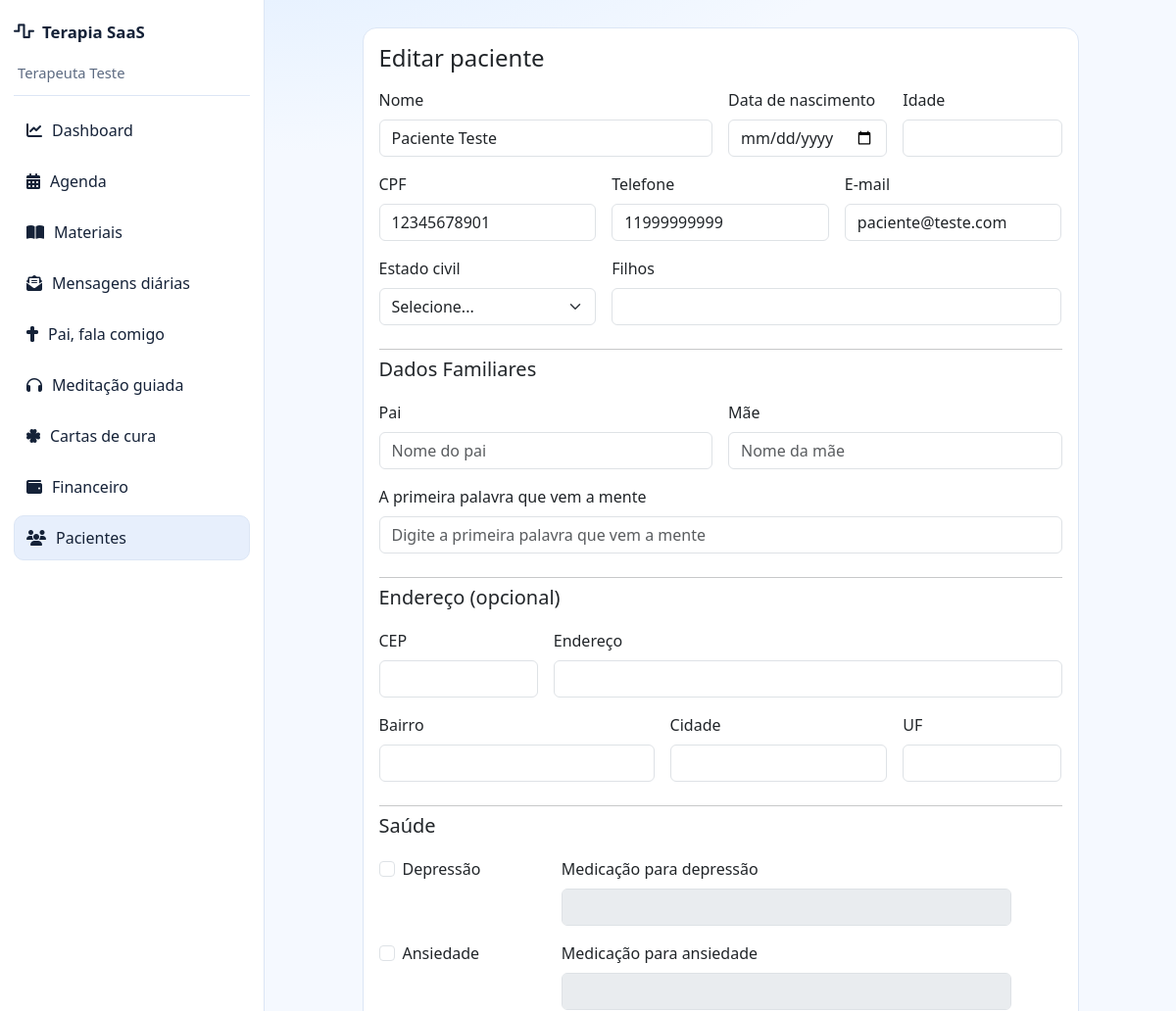
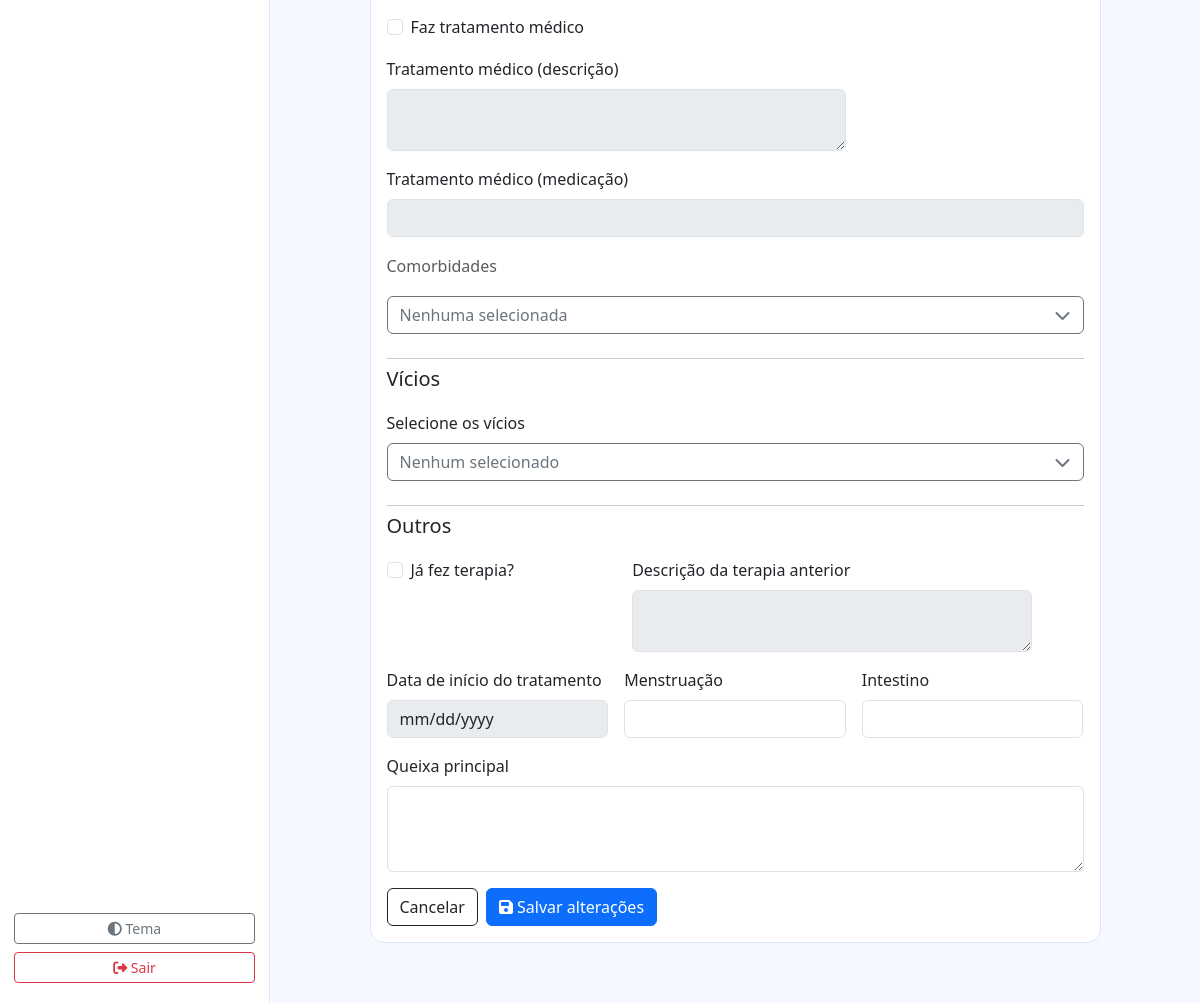
/dashboard.php?action=patients-edit&id=1 (signed in), run on the app's committed database (2 pictures, top to bottom).
### tables this page shows
CREATE TABLE IF NOT EXISTS patients (
  id INT AUTO_INCREMENT PRIMARY KEY,
  therapist_id INT NOT NULL,
  name VARCHAR(150) NOT NULL,
  cpf VARCHAR(14) NOT NULL,
  birth_date DATE NULL,
  phone VARCHAR(20) NOT NULL,
  email VARCHAR(150) NULL,
  marital_status VARCHAR(50) NULL,
  children VARCHAR(255) NULL,
  cep VARCHAR(9) NULL,
  address VARCHAR(255) NULL,
  neighborhood VARCHAR(100) NULL,
  city VARCHAR(100) NULL,
  state CHAR(2) NULL,
  depression TINYINT(1) DEFAULT 0,
  anxiety TINYINT(1) DEFAULT 0,
  medical_treatment TEXT NULL,
  alcoholism TINYINT(1) DEFAULT 0,
  drugs TINYINT(1) DEFAULT 0,
  convulsions TINYINT(1) DEFAULT 0,
  smoker TINYINT(1) DEFAULT 0,
  hepatitis TINYINT(1) DEFAULT 0,
  hypertension TINYINT(1) DEFAULT 0,
  diabetes TINYINT(1) DEFAULT 0,
  addictions_json JSON NULL,
  had_therapy TINYINT(1) DEFAULT 0,
  therapy_description TEXT NULL,
  treatment_start_date DATE NULL,
  menstruation TEXT NULL,
  bowel TEXT NULL,
  main_complaint TEXT NULL,
  review_status ENUM('pending_review','approved') DEFAULT 'approved',
  approved_at DATETIME NULL,
  status ENUM('active','inactive') DEFAULT 'active',
  created_at DATETIME DEFAULT CURRENT_TIMESTAMP,
  updated_at DATETIME DEFAULT CURRENT_TIMESTAMP ON UPDATE CURRENT_TIMESTAMP,
  INDEX idx_patients_therapist(therapist_id),
  FOREIGN KEY (therapist_id) REFERENCES users(id) ON DELETE CASCADE
);

### classes/Controller.php (called while the page is built, shortened)
<?php
abstract class Controller
{
    protected function view(string $view, array $data = []): void
    {
        $file = dirname(__DIR__) . '/app/views/' . $view . '.php';
        extract($data);
        require $file;
    }
}

### app/controllers/TherapistController.php (called while the page is built, shortened)
<?php
class TherapistController extends Controller
{
    private Patient $patientModel;
    public function __construct()
    {
        $this->patientModel = new Patient();
    }
    private function extractMedicalLine(string $medicalTreatment, string $prefix): string
    {
        return '';
    }
    public function editPatient(): void
    {
        $therapistId = (int) Auth::id();
        $patientId = (int) ($_GET['id'] ?? 0);
        $patient = $this->patientModel->findByTherapistAndId($therapistId, $patientId);
        $addictions = [];
        $comorbidities = [];
        $medicalTreatment = (string) ($patient['medical_treatment'] ?? '');
        $patient['depression_medication'] = $this->extractMedicalLine($medicalTreatment, 'Medicação depressão:');
        $patient['anxiety_medication'] = $this->extractMedicalLine($medicalTreatment, 'Medicação ansiedade:');
        $patient['medical_treatment_description'] = $this->extractMedicalLine($medicalTreatment, 'Tratamento médico:');
        $patient['medical_treatment_medication'] = $this->extractMedicalLine($medicalTreatment, 'Medicação tratamento:');
        $patient['has_medical_treatment'] = ($patient['medical_treatment_description'] !== '' || $patient['medical_treatment_medication'] !== '' || $patient['depression_medication'] !== '' || $patient['anxiety_medication'] !== '');
        $this->view('therapist/patients/edit', [
            'appUrl' => Config::get('APP_URL', ''),
            'patient' => $patient,
            'addictions' => $addictions,
            'comorbidities' => $comorbidities,
        ]);
    }
}

### config/Config.php (called while the page is built, shortened)
<?php
class Config
{
    public static function get(string $key, mixed $default = null): mixed
    {
        return $_ENV[$key] ?? $default;
    }
}

### config/Database.php (called while the page is built, shortened)
<?php
class Database
{
    private static ?Database $instance = null;
    private PDO $connection;
    private function __construct()
    {
        $host = Config::get('DB_HOST', '127.0.0.1');
        $port = Config::get('DB_PORT', '3306');
        $db = Config::get('DB_DATABASE', 'terapia');
        $user = Config::get('DB_USERNAME', 'root');
        $pass = Config::get('DB_PASSWORD', '');
        $charset = Config::get('DB_CHARSET', 'utf8mb4');
        $dsn = "mysql:host={$host};port={$port};dbname={$db};charset={$charset}";
        try {
            $this->connection = new PDO($dsn, $user, $pass, [
                PDO::ATTR_ERRMODE => PDO::ERRMODE_EXCEPTION,
                PDO::ATTR_DEFAULT_FETCH_MODE => PDO::FETCH_ASSOC,
                PDO::ATTR_EMULATE_PREPARES => false,
            ]);
        } catch (PDOException $e) {
            throw new \RuntimeException('Falha de conexao com banco: ' . $e->getMessage());
        }
    }
    public static function getInstance(): self
    {
        if (!self::$instance) {
            self::$instance = new self();
        }
        return self::$instance;
    }
    public function getConnection(): PDO
    {
        return $this->connection;
    }
    public function query(string $sql, array $params = []): \PDOStatement|false
    {
        try {
            $stmt = $this->connection->prepare($sql);
            $stmt->execute($params);
            return $stmt;
        } catch (PDOException $e) {
            error_log('[DB] ' . $e->getMessage());
            return false;
        }
    }
}

### helpers/Auth.php (called while the page is built, shortened)
<?php
class Auth
{
    public static function id(): ?int
    {
        return isset($_SESSION['user_id']) ? (int) $_SESSION['user_id'] : null;
    }
}

### classes/Model.php (called while the page is built, shortened)
<?php
abstract class Model
{
    protected function query(string $sql, array $params = []): \PDOStatement|false
    {
        return Database::getInstance()->query($sql, $params);
    }
}

### app/models/Patient.php (called while the page is built, shortened)
<?php
class Patient extends Model
{
    public function findByTherapistAndId(int $therapistId, int $patientId): ?array
    {
        $stmt = $this->query('SELECT * FROM patients WHERE therapist_id = ? AND id = ? LIMIT 1', [$therapistId, $patientId]);
        $row = $stmt->fetch();
        return $row ?: null;
    }
}

### app/views/therapist/patients/edit.php (the view, shortened to what this page needs)
<?php $title = 'Editar Paciente'; include __DIR__ . '/../../partials/header.php'; include __DIR__ . '/../../partials/nav.php'; ?>
<div class="page-wrap">
  <div class="row justify-content-center">
    <div class="col-xl-10">
      <div class="card">
        <div class="card-body">
          <h4 class="mb-3">Editar paciente</h4>
          <form id="patientEditForm" method="POST" action="<?php echo $appUrl; ?>/dashboard.php?action=patients-update">
            <div class="row g-3">
              <div class="col-md-6"><label class="form-label">Nome</label><input class="form-control" name="name" required value="<?php echo htmlspecialchars((string) $patient['name']); ?>"></div>
              <div class="col-md-3"><label class="form-label">Data de nascimento</label><input class="form-control" type="date" id="birth_date" name="birth_date" value="<?php echo htmlspecialchars((string) ($patient['birth_date'] ?? '')); ?>"></div>
              <div class="col-md-3"><label class="form-label">Idade</label><input class="form-control" id="age_preview" readonly></div>
              <div class="col-md-4"><label class="form-label">CPF</label><input class="form-control" value="<?php echo htmlspecialchars((string) ($patient['cpf'] ?? '')); ?>" readonly></div>
              <div class="col-md-4"><label class="form-label">Telefone</label><input class="form-control mask-phone" name="phone" value="<?php echo htmlspecialchars((string) $patient['phone']); ?>"></div>
              <div class="col-md-4"><label class="form-label">E-mail</label><input class="form-control" type="email" name="email" value="<?php echo htmlspecialchars((string) ($patient['email'] ?? '')); ?>"></div>
              <div class="col-md-4">
                <label class="form-label">Estado civil</label>
                <select class="form-select" name="marital_status">
                  <option value="">Selecione...</option>
                </select>
              </div>
              <div class="col-md-8"><label class="form-label">Filhos</label><input class="form-control" name="children" value="<?php echo htmlspecialchars((string) ($patient['children'] ?? '')); ?>"></div>
              <div class="col-12"><hr class="my-2"><h5 class="mb-1">Dados Familiares</h5></div>
              <div class="col-md-6"><label class="form-label">Pai</label><input class="form-control" name="father" value="<?php echo htmlspecialchars((string) ($patient['father'] ?? '')); ?>" placeholder="Nome do pai"></div>
              <div class="col-md-6"><label class="form-label">Mãe</label><input class="form-control" name="mother" value="<?php echo htmlspecialchars((string) ($patient['mother'] ?? '')); ?>" placeholder="Nome da mãe"></div>
              <div class="col-md-12"><label class="form-label">A primeira palavra que vem a mente</label><input class="form-control" name="first_word" value="<?php echo htmlspecialchars((string) ($patient['first_word'] ?? '')); ?>" placeholder="Digite a primeira palavra que vem a mente"></div>
              <div class="col-12"><hr class="my-2"><h5 class="mb-1">Endereço (opcional)</h5></div>
              <div class="col-md-3"><label class="form-label">CEP</label><input class="form-control" id="cep" name="cep" maxlength="8" value="<?php echo htmlspecialchars((string) ($patient['cep'] ?? '')); ?>"></div>
              <div class="col-md-9"><label class="form-label">Endereço</label><input class="form-control" id="address" name="address" value="<?php echo htmlspecialchars((string) ($patient['address'] ?? '')); ?>"></div>
              <div class="col-md-5"><label class="form-label">Bairro</label><input class="form-control" id="neighborhood" name="neighborhood" value="<?php echo htmlspecialchars((string) ($patient['neighborhood'] ?? '')); ?>"></div>
              <div class="col-md-4"><label class="form-label">Cidade</label><input class="form-control" id="city" name="city" value="<?php echo htmlspecialchars((string) ($patient['city'] ?? '')); ?>"></div>
              <div class="col-md-3"><label class="form-label">UF</label><input class="form-control" id="state" name="state" value="<?php echo htmlspecialchars((string) ($patient['state'] ?? '')); ?>"></div>
              <div class="col-12"><hr class="my-2"><h5 class="mb-1">Saúde</h5></div>
              <div class="col-md-3 form-check ms-2"><input class="form-check-input" type="checkbox" id="depression" name="depression" <?php echo !empty($patient['depression']) ? 'checked' : ''; ?>><label class="form-check-label" for="depression">Depressão</label></div>
              <div class="col-md-8"><label class="form-label">Medicação para depressão</label><input class="form-control" id="depression_medication" name="depression_medication" value="<?php echo htmlspecialchars((string) ($patient['depression_medication'] ?? '')); ?>"></div>
              <div class="col-md-3 form-check ms-2"><input class="form-check-input" type="checkbox" id="anxiety" name="anxiety" <?php echo !empty($patient['anxiety']) ? 'checked' : ''; ?>><label class="form-check-label" for="anxiety">Ansiedade</label></div>
              <div class="col-md-8"><label class="form-label">Medicação para ansiedade</label><input class="form-control" id="anxiety_medication" name="anxiety_medication" value="<?php echo htmlspecialchars((string) ($patient['anxiety_medication'] ?? '')); ?>"></div>
              <div class="col-md-4 form-check ms-2"><input class="form-check-input" type="checkbox" id="has_medical_treatment" name="has_medical_treatment" <?php echo !empty($patient['has_medical_treatment']) ? 'checked' : ''; ?>><label class="form-check-label" for="has_medical_treatment">Faz tratamento médico</label></div>
              <div class="col-md-8"><label class="form-label">Tratamento médico (descrição)</label><textarea class="form-control" id="medical_treatment_description" name="medical_treatment_description" rows="2"><?php echo htmlspecialchars((string) ($patient['medical_treatment_description'] ?? '')); ?></textarea></div>
              <div class="col-12"><label class="form-label">Tratamento médico (medicação)</label><input class="form-control" id="medical_treatment_medication" name="medical_treatment_medication" value="<?php echo htmlspecialchars((string) ($patient['medical_treatment_medication'] ?? '')); ?>"></div>
              <div class="col-12"><h6 class="text-muted mt-1 mb-1">Comorbidades</h6></div>
              <div class="col-12">
                <div class="dropdown">
                  <button class="btn btn-outline-secondary w-100 text-start d-flex justify-content-between align-items-center" type="button" data-bs-toggle="dropdown" aria-expanded="false">
                    <span id="comorbiditiesLabel">Nenhuma selecionada</span>
                    <i class="fa-solid fa-chevron-down"></i>
                  </button>
                </div>
              </div>
              <div class="col-12"><hr class="my-2"><h5 class="mb-1">Vícios</h5></div>
              <div class="col-12">
                <label class="form-label">Selecione os vícios</label>
                <div class="dropdown">
                  <button class="btn btn-outline-secondary w-100 text-start d-flex justify-content-between align-items-center" type="button" data-bs-toggle="dropdown" aria-expanded="false">
                    <span id="addictionsLabel">Nenhum selecionado</span>
                    <i class="fa-solid fa-chevron-down"></i>
                  </button>
                </div>
              </div>
              <div class="col-12"><hr class="my-2"><h5 class="mb-1">Outros</h5></div>
              <div class="col-md-4 form-check ms-2"><input class="form-check-input" type="checkbox" id="had_therapy" name="had_therapy" <?php echo !empty($patient['had_therapy']) ? 'checked' : ''; ?>><label class="form-check-label" for="had_therapy">Já fez terapia?</label></div>
              <div class="col-md-7"><label class="form-label">Descrição da terapia anterior</label><textarea class="form-control" id="therapy_description" name="therapy_description" rows="2"><?php echo htmlspecialchars((string) ($patient['therapy_description'] ?? '')); ?></textarea></div>
              <div class="col-md-4"><label class="form-label">Data de início do tratamento</label><input class="form-control" type="date" id="treatment_start_date" name="treatment_start_date" value="<?php echo htmlspecialchars((string) ($patient['treatment_start_date'] ?? '')); ?>"></div>
              <div class="col-md-4"><label class="form-label">Menstruação</label><input class="form-control" name="menstruation" value="<?php echo htmlspecialchars((string) ($patient['menstruation'] ?? '')); ?>"></div>
              <div class="col-md-4"><label class="form-label">Intestino</label><input class="form-control" name="bowel" value="<?php echo htmlspecialchars((string) ($patient['bowel'] ?? '')); ?>"></div>
              <div class="col-12"><label class="form-label">Queixa principal</label><textarea class="form-control" name="main_complaint" rows="3"><?php echo htmlspecialchars((string) ($patient['main_complaint'] ?? '')); ?></textarea></div>
            </div>
            <div class="mt-3 d-flex gap-2">
              <a class="btn btn-outline-dark" href="<?php echo $appUrl; ?>/dashboard.php?action=patients">Cancelar</a>
              <button class="btn btn-primary" type="submit"><i class="fa-solid fa-floppy-disk"></i> Salvar alterações</button>
            </div>
          </form>
        </div>
      </div>
    </div>
  </div>
</div>
<?php include __DIR__ . '/../../partials/footer.php'; ?>

### public/css/app.css (style rules this page uses)
:root { --bg-main: #f5f9ff; --bg-panel: #ffffff; --text-main: #152238; --text-soft: #5d6b82; --line: #dce6f5; --accent: #1363df; --accent-soft: #8ec5ff; --sidebar-bg: #ffffff; }
* { box-sizing: border-box; }
body.app-body { margin: 0; background: radial-gradient(1200px 600px at 20% -10%, #d7e9ff 0%, transparent 60%), var(--bg-main); color: var(--text-main); font-family: "Segoe UI", "Helvetica Neue", sans-serif; }
.card { border: 1px solid var(--line); background: var(--bg-panel); border-radius: 14px; }
.sidebar-link i, .table-actions i, .btn i { color: currentColor; }
.page-wrap { padding: 4px 0 36px; }

### data on the page
patients: name "Paciente Teste", cpf "12345678901", phone "11999999999", email "paciente@teste.com"

### other printed values
Auth::name() "Terapeuta Teste"
